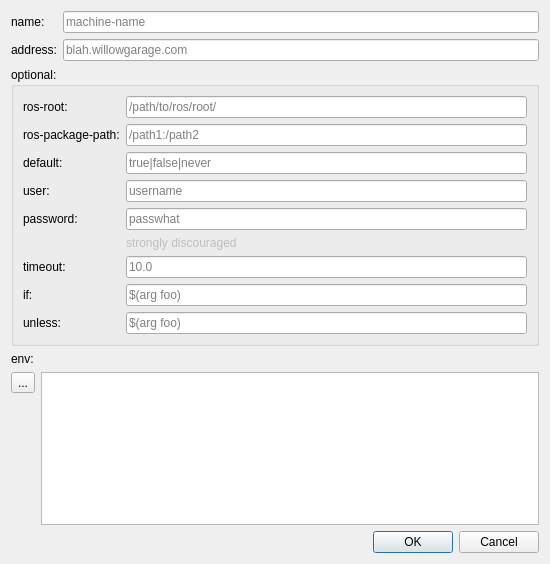
<?xml version="1.0" encoding="UTF-8"?>
<ui version="4.0">
 <class>MachineEdit</class>
 <widget class="QDialog" name="MachineEdit">
  <property name="geometry">
   <rect>
    <x>0</x>
    <y>0</y>
    <width>550</width>
    <height>564</height>
   </rect>
  </property>
  <property name="windowTitle">
   <string>Machine</string>
  </property>
  <property name="windowIcon">
   <iconset>
    <normaloff>:/icons/logo.png</normaloff>:/icons/logo.png</iconset>
  </property>
  <layout class="QGridLayout" name="gridLayout">
   <item row="0" column="0" colspan="2">
    <layout class="QFormLayout" name="formLayout_5">
     <property name="fieldGrowthPolicy">
      <enum>QFormLayout::ExpandingFieldsGrow</enum>
     </property>
     <item row="1" column="0">
      <widget class="QLabel" name="label">
       <property name="text">
        <string>name:</string>
       </property>
      </widget>
     </item>
     <item row="1" column="1">
      <widget class="QLineEdit" name="lineEdit_name">
       <property name="placeholderText">
        <string>machine-name</string>
       </property>
      </widget>
     </item>
     <item row="2" column="0">
      <widget class="QLabel" name="label_3">
       <property name="text">
        <string>address:</string>
       </property>
      </widget>
     </item>
     <item row="2" column="1">
      <widget class="QLineEdit" name="lineEdit_address">
       <property name="placeholderText">
        <string>blah.willowgarage.com</string>
       </property>
      </widget>
     </item>
    </layout>
   </item>
   <item row="1" column="0" colspan="2">
    <widget class="QGroupBox" name="groupBox">
     <property name="title">
      <string>optional:</string>
     </property>
     <layout class="QFormLayout" name="formLayout_3">
      <property name="fieldGrowthPolicy">
       <enum>QFormLayout::ExpandingFieldsGrow</enum>
      </property>
      <item row="2" column="0">
       <widget class="QLabel" name="label_2">
        <property name="text">
         <string>ros-root:</string>
        </property>
       </widget>
      </item>
      <item row="2" column="1">
       <widget class="QLineEdit" name="lineEdit_ros_root">
        <property name="placeholderText">
         <string>/path/to/ros/root/</string>
        </property>
       </widget>
      </item>
      <item row="3" column="0">
       <widget class="QLabel" name="label_4">
        <property name="text">
         <string>ros-package-path:</string>
        </property>
       </widget>
      </item>
      <item row="3" column="1">
       <widget class="QLineEdit" name="lineEdit_ros_package_path">
        <property name="placeholderText">
         <string>/path1:/path2</string>
        </property>
       </widget>
      </item>
      <item row="4" column="0">
       <widget class="QLabel" name="label_5">
        <property name="text">
         <string>default:</string>
        </property>
       </widget>
      </item>
      <item row="4" column="1">
       <widget class="QLineEdit" name="lineEdit_default">
        <property name="placeholderText">
         <string>true|false|never</string>
        </property>
       </widget>
      </item>
      <item row="5" column="0">
       <widget class="QLabel" name="label_6">
        <property name="text">
         <string>user:</string>
        </property>
       </widget>
      </item>
      <item row="5" column="1">
       <widget class="QLineEdit" name="lineEdit_user">
        <property name="placeholderText">
         <string>username</string>
        </property>
       </widget>
      </item>
      <item row="6" column="0">
       <widget class="QLabel" name="label_7">
        <property name="text">
         <string>password:</string>
        </property>
       </widget>
      </item>
      <item row="6" column="1">
       <widget class="QLineEdit" name="lineEdit_password">
        <property name="placeholderText">
         <string>passwhat</string>
        </property>
       </widget>
      </item>
      <item row="7" column="1">
       <widget class="QLabel" name="label_9">
        <property name="enabled">
         <bool>false</bool>
        </property>
        <property name="text">
         <string>strongly discouraged</string>
        </property>
       </widget>
      </item>
      <item row="8" column="0">
       <widget class="QLabel" name="label_8">
        <property name="text">
         <string>timeout:</string>
        </property>
       </widget>
      </item>
      <item row="8" column="1">
       <widget class="QLineEdit" name="lineEdit_timeout">
        <property name="placeholderText">
         <string>10.0</string>
        </property>
       </widget>
      </item>
      <item row="9" column="0">
       <widget class="QLabel" name="label_11">
        <property name="text">
         <string>if:</string>
        </property>
       </widget>
      </item>
      <item row="9" column="1">
       <widget class="QLineEdit" name="lineEdit_if">
        <property name="placeholderText">
         <string>$(arg foo)</string>
        </property>
       </widget>
      </item>
      <item row="10" column="0">
       <widget class="QLabel" name="label_12">
        <property name="text">
         <string>unless:</string>
        </property>
       </widget>
      </item>
      <item row="10" column="1">
       <widget class="QLineEdit" name="lineEdit_unless">
        <property name="placeholderText">
         <string>$(arg foo)</string>
        </property>
       </widget>
      </item>
     </layout>
    </widget>
   </item>
   <item row="2" column="0">
    <widget class="QLabel" name="label_10">
     <property name="text">
      <string>env:</string>
     </property>
    </widget>
   </item>
   <item row="6" column="1">
    <widget class="QDialogButtonBox" name="buttonBox">
     <property name="orientation">
      <enum>Qt::Horizontal</enum>
     </property>
     <property name="standardButtons">
      <set>QDialogButtonBox::Cancel|QDialogButtonBox::Ok</set>
     </property>
    </widget>
   </item>
   <item row="3" column="0" colspan="2">
    <layout class="QHBoxLayout" name="horizontalLayout">
     <item>
      <layout class="QVBoxLayout" name="verticalLayout">
       <item>
        <widget class="QToolButton" name="toolButton_deleteEnv">
         <property name="text">
          <string>...</string>
         </property>
        </widget>
       </item>
       <item>
        <spacer name="verticalSpacer">
         <property name="orientation">
          <enum>Qt::Vertical</enum>
         </property>
         <property name="sizeHint" stdset="0">
          <size>
           <width>20</width>
           <height>40</height>
          </size>
         </property>
        </spacer>
       </item>
      </layout>
     </item>
     <item>
      <widget class="QTableView" name="tableView_envItems">
       <property name="editTriggers">
        <set>QAbstractItemView::NoEditTriggers</set>
       </property>
       <property name="alternatingRowColors">
        <bool>true</bool>
       </property>
       <property name="selectionMode">
        <enum>QAbstractItemView::SingleSelection</enum>
       </property>
       <property name="selectionBehavior">
        <enum>QAbstractItemView::SelectRows</enum>
       </property>
      </widget>
     </item>
    </layout>
   </item>
  </layout>
  <action name="actionDelete_env">
   <property name="icon">
    <iconset resource="../icons.qrc">
     <normaloff>:/icons/icons/list-remove.png</normaloff>:/icons/icons/list-remove.png</iconset>
   </property>
   <property name="text">
    <string>delete</string>
   </property>
   <property name="shortcut">
    <string>Del</string>
   </property>
  </action>
 </widget>
 <resources>
  <include location="../icons.qrc"/>
 </resources>
 <connections>
  <connection>
   <sender>buttonBox</sender>
   <signal>rejected()</signal>
   <receiver>MachineEdit</receiver>
   <slot>reject()</slot>
   <hints>
    <hint type="sourcelabel">
     <x>316</x>
     <y>260</y>
    </hint>
    <hint type="destinationlabel">
     <x>286</x>
     <y>274</y>
    </hint>
   </hints>
  </connection>
  <connection>
   <sender>buttonBox</sender>
   <signal>accepted()</signal>
   <receiver>MachineEdit</receiver>
   <slot>accept()</slot>
   <hints>
    <hint type="sourcelabel">
     <x>248</x>
     <y>254</y>
    </hint>
    <hint type="destinationlabel">
     <x>157</x>
     <y>274</y>
    </hint>
   </hints>
  </connection>
 </connections>
</ui>
